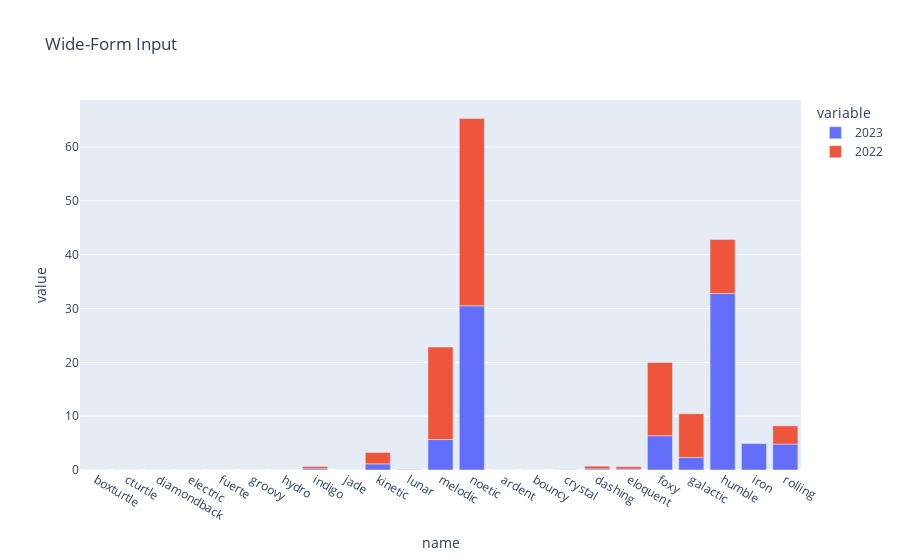

The notebook cell this image was saved under:
### Code cell
fig = px.bar(distro_df, x="name", y=["2023", "2022"], title="Wide-Form Input")
fig.show()

### Figure 1 — Plotly figure (JSON) as saved in the notebook; plotly's stock layout.template omitted (floating-point values rounded to 4 significant figures)
{"data": [{"alignmentgroup": "True", "hovertemplate": "variable=2023<br>name=%{x}<br>value=%{y}<extra></extra>", "legendgroup": "2023", "marker": {"color": "#636efa", "pattern": {"shape": ""}}, "name": "2023", "offsetgroup": "2023", "orientation": "v", "showlegend": true, "textposition": "auto", "type": "bar", "x": ["boxturtle", "cturtle", "diamondback", "electric", "fuerte", "groovy", "hydro", "indigo", "jade", "kinetic", "lunar", "melodic", "noetic", "ardent", "bouncy", "crystal", "dashing", "eloquent", "foxy", "galactic", "humble", "iron", "rolling"], "xaxis": "x", "y": [0, 0, 0, 0, 0, 0, 0, 0.24, 0, 1.14, 0.04, 5.66, 30.51, 0, 0, 0.01, 0.2, 0.16, 6.37, 2.33, 32.79, 4.97, 4.82], "yaxis": "y"}, {"alignmentgroup": "True", "hovertemplate": "variable=2022<br>name=%{x}<br>value=%{y}<extra></extra>", "legendgroup": "2022", "marker": {"color": "#EF553B", "pattern": {"shape": ""}}, "name": "2022", "offsetgroup": "2022", "orientation": "v", "showlegend": true, "textposition": "auto", "type": "bar", "x": ["boxturtle", "cturtle", "diamondback", "electric", "fuerte", "groovy", "hydro", "indigo", "jade", "kinetic", "lunar", "melodic", "noetic", "ardent", "bouncy", "crystal", "dashing", "eloquent", "foxy", "galactic", "humble", "iron", "rolling"], "xaxis": "x", "y": [0, 0, 0, 0, 0, 0, 0, 0.41, 0, 2.12, 0.04, 17.19, 34.8, 0, 0, 0.01, 0.51, 0.46, 13.59, 8.12, 10.04, 0, 3.38], "yaxis": "y"}], "layout": {"barmode": "relative", "legend": {"title": {"text": "variable"}, "tracegroupgap": 0}, "title": {"text": "Wide-Form Input"}, "xaxis": {"anchor": "y", "domain": [0, 1], "title": {"text": "name"}}, "yaxis": {"anchor": "x", "domain": [0, 1], "title": {"text": "value"}}}}
